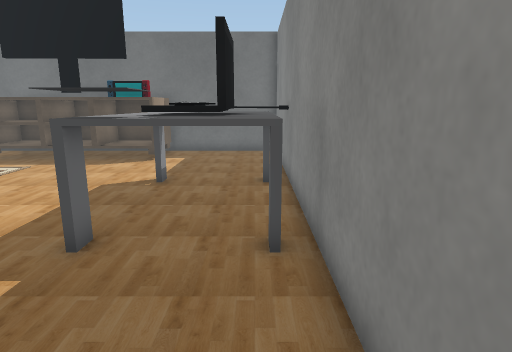
view 1 (above)

12 first-person views from a walk through a Unity game level. The camera is 1.2 m above the floor, tilts 12° down and sees 75° across. The floor is counted in squares, 0.5 m on a side. Each view is taken from the middle of a square. On the plan, view 1 faces up. The plan holds only what a view shows up to about 20 squares ahead; the rest is blank. The player is left out. Some surface patterns are stand-ins.

view 2
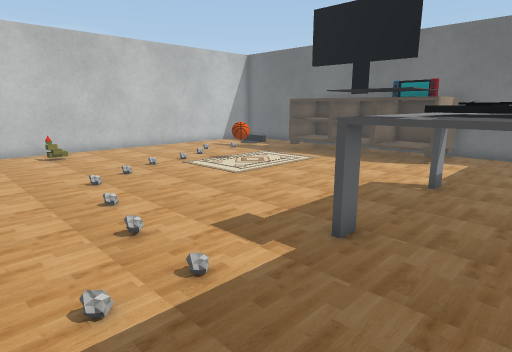

view 3
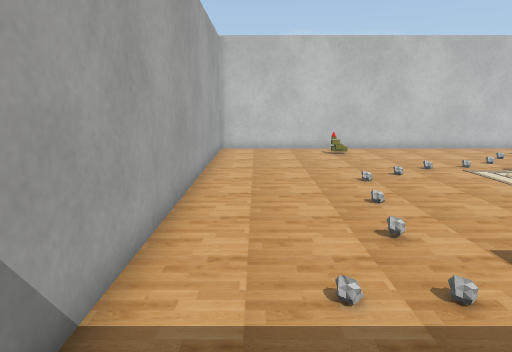

view 4
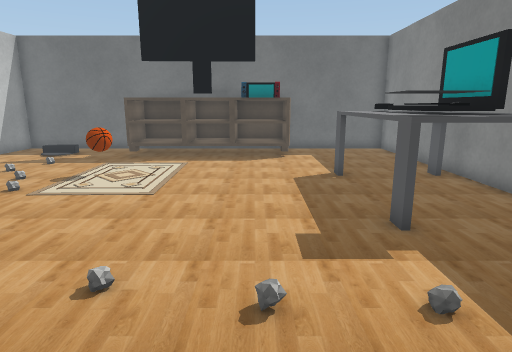

view 5
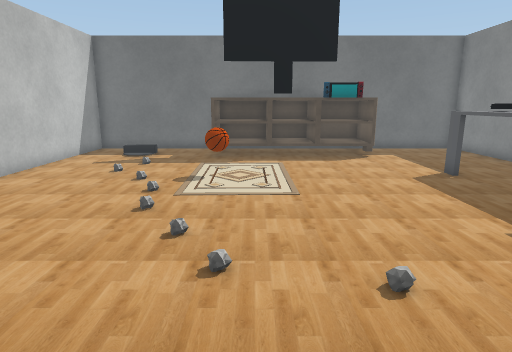

view 6
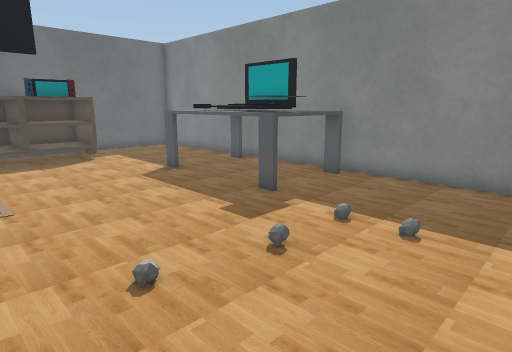

view 7
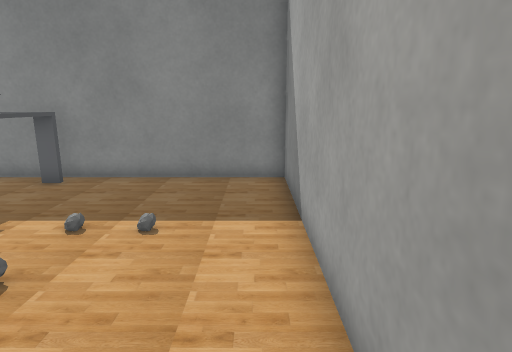

view 8
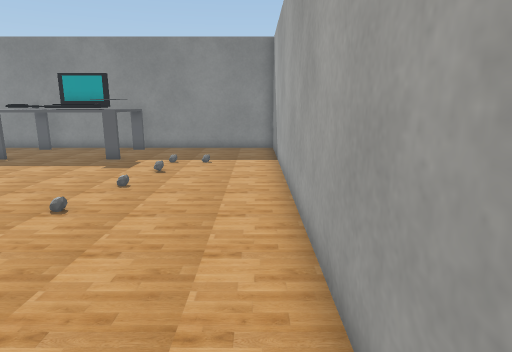

view 9
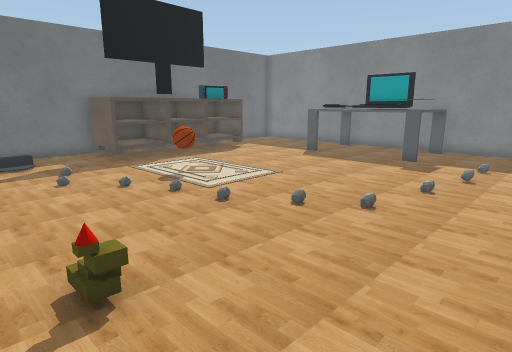

view 10
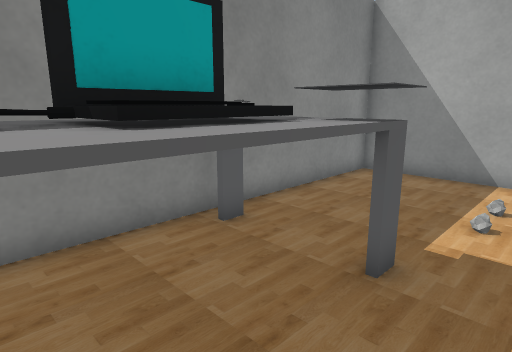

view 11
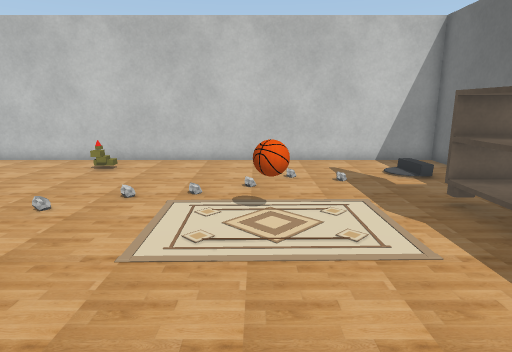

view 12
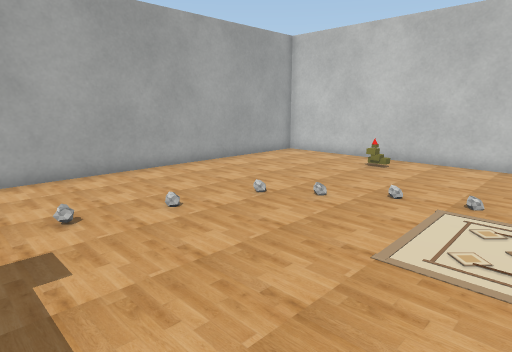

### Floor plan
Points are (right, up) in squares from view 1. A wall is a line through its corners. A room is listed if a view was taken in it or the views show most of it. See-through windows are left out.
Room 1 (views 1, 2, 3, 4, 5, 6, 7, 8, 9, 10, 11, 12)
walls: (-9.5, 14.6) (-9.5, 15.5); (-7.2, 14.6) (-7.2, 16.5); (-4.6, 14.6) (-4.6, 17) (-6.6, 17); (-7, 16.5) (-7, 14.6); (-10.4, 17) (-11.9, 17) (-11.9, 14.6); (-4.4, 17.4) (-4.4, 14.7) (-12.1, 14.7) (-12.1, 17.4); (-18.7, 17.8) (-18.7, -2) (1.1, -2) (1.1, 17.8) (-18.7, 17.8)
low walls: (-11.7, 15.2) (-11.7, 14.8)
objects: other object (-16, 15); other object (-12, 10) to (-11, 11); other object (-10, 16) to (-7, 17); other object (-6, 16); other object (-3, 5) to (-2, 6); other object (-2, 7) to (-1, 9); other object (-2, 10) to (0, 11); other object (-1, 6) to (0, 10)

Positions as (right, up) in squares from view 1, and headings:
1: (0, 0), facing up
2: (0, 0), facing up-left
3: (0, 0), facing left
4: (-6, -1), facing up
5: (-10, -1), facing up
6: (-10, -1), facing up-right
7: (-10, -1), facing right
8: (-18, -1), facing right
9: (-18, 0), facing up-right
10: (-5, 10), facing down-right
11: (-4, 10), facing left
12: (-4, 10), facing down-left
